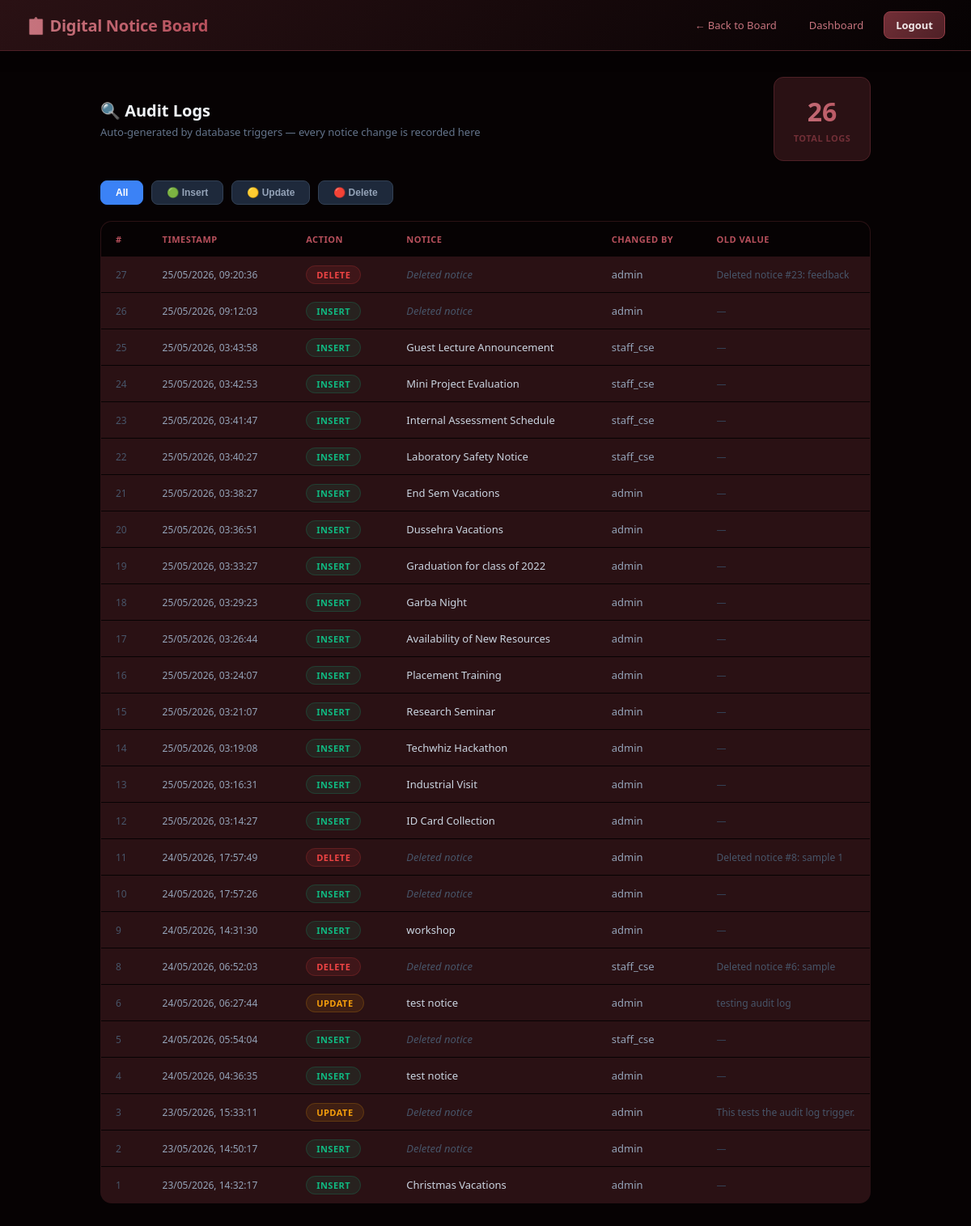
Screenshot of /audit.php (signed in) with the database file from the repository.
### tables this page shows
CREATE TABLE `audit_log` (
  `log_id` int NOT NULL,
  `notice_id` int DEFAULT NULL,
  `action` varchar(50) NOT NULL,
  `changed_by` int DEFAULT NULL,
  `old_value` text,
  `changed_at` timestamp NULL DEFAULT CURRENT_TIMESTAMP
);

CREATE TABLE `users` (
  `user_id` int NOT NULL,
  `username` varchar(50) NOT NULL,
  `email` varchar(100) NOT NULL,
  `password` varchar(255) NOT NULL,
  `role` enum('admin','staff','student') DEFAULT 'student',
  `dept_id` int DEFAULT NULL,
  `created_at` timestamp NULL DEFAULT CURRENT_TIMESTAMP
);

CREATE TABLE `notices` (
  `notice_id` int NOT NULL,
  `user_id` int NOT NULL,
  `dept_id` int DEFAULT NULL,
  `title` varchar(200) NOT NULL,
  `content` text NOT NULL,
  `priority` enum('urgent','normal','low') DEFAULT 'normal',
  `start_date` date NOT NULL,
  `end_date` date DEFAULT NULL,
  `is_active` tinyint(1) DEFAULT '1',
  `created_at` timestamp NULL DEFAULT CURRENT_TIMESTAMP
);

### audit.php (the view, shortened to what this page needs)
<?php
include 'db.php';
$logs = mysqli_query($conn,
    "SELECT al.*, n.title AS notice_title, u.username
     FROM audit_log al
     LEFT JOIN notices n  ON al.notice_id  = n.notice_id
     LEFT JOIN users u    ON al.changed_by = u.user_id
     ORDER BY al.changed_at DESC");
?>
<!DOCTYPE html>
<html lang="en">
<head>
  <link rel="stylesheet" href="style.css">
</head>
<body>
<div class="navbar">
  <h2>📋 Digital Notice Board</h2>
  <div class="nav-links">
    <a href="index.php">← Back to Board</a>
    <a href="dashboard.php">Dashboard</a>
    <a href="logout.php" class="btn-logout">Logout</a>
  </div>
</div>
<div class="container" style="max-width:1000px">
  <div style="display:flex;justify-content:space-between;
              align-items:center;margin-bottom:24px">
    <div>
      <h2 style="font-size:20px;font-weight:700;color:#F1F5F9">
        🔍 Audit Logs
      </h2>
      <p style="font-size:13px;color:#64748B;margin-top:4px">
        Auto-generated by database triggers — every notice change is recorded here
      </p>
    </div>
    <div style="background:#2A1114;border:1px solid #4E2026;
            border-radius:12px;padding:20px;text-align:center;
            min-width:120px;">
      <div style="font-size:32px;font-weight:800;
                  background:linear-gradient(90deg,#C6747E,#B7505C);
                  -webkit-background-clip:text;
                  background-clip:text;color:transparent">
      </div>
      <div style="font-size:11px;color:#722F37;
                  text-transform:uppercase;letter-spacing:0.5px;
                  margin-top:4px;font-weight:600">
        Total Logs
      </div>
    </div>
  </div>
  <div style="display:flex;gap:10px;margin-bottom:20px;flex-wrap:wrap">
    <button onclick="filterTable('ALL')"
      class="filter-btn active" id="btn-ALL">All</button>
    <button onclick="filterTable('INSERT')"
      class="filter-btn" id="btn-INSERT">🟢 Insert</button>
    <button onclick="filterTable('UPDATE')"
      class="filter-btn" id="btn-UPDATE">🟡 Update</button>
    <button onclick="filterTable('DELETE')"
      class="filter-btn" id="btn-DELETE">🔴 Delete</button>
  </div>
  <table class="manage-table" id="auditTable">
    <thead>
      <tr>
        <th>#</th>
        <th>Timestamp</th>
        <th>Action</th>
        <th>Notice</th>
        <th>Changed By</th>
        <th>Old Value</th>
      </tr>
    </thead>
    <tbody>
    <?php while ($row = mysqli_fetch_assoc($logs)): ?>
      <tr class="audit-row" data-action="<?= $row['action'] ?>">
        <td style="color:#475569;font-size:12px">
          <?= $row['log_id'] ?>
        </td>
        <td style="font-size:12px;color:#94A3B8;white-space:nowrap">
          <?= date('d/m/Y, H:i:s', strtotime($row['changed_at'])) ?>
        </td>
        <td>
          <?php
            $action = $row['action'];
            $colors = [
              'INSERT' => ['bg'=>'rgba(16,185,129,0.1)',
                           'color'=>'#10B981',
                           'border'=>'rgba(16,185,129,0.2)'],
              'UPDATE' => ['bg'=>'rgba(245,158,11,0.1)',
                           'color'=>'#F59E0B',
                           'border'=>'rgba(245,158,11,0.2)'],
              'DELETE' => ['bg'=>'rgba(239,68,68,0.1)',
                           'color'=>'#EF4444',
                           'border'=>'rgba(239,68,68,0.2)'],
            ];
            $c = $colors[$action] ?? $colors['INSERT'];
          ?>
          <span style="background:<?= $c['bg'] ?>;
                        color:<?= $c['color'] ?>;
                        border:1px solid <?= $c['border'] ?>;
                        padding:3px 12px;border-radius:20px;
                        font-size:11px;font-weight:800;
                        letter-spacing:0.5px">
            <?= $action ?>
          </span>
        </td>
        <td style="font-size:13px;color:#CBD5E1;max-width:220px">
          <?php if ($row['notice_title']): ?>
            <span title="<?= htmlspecialchars($row['notice_title']) ?>">
              <?= htmlspecialchars(
                    strlen($row['notice_title']) > 40
                    ? substr($row['notice_title'], 0, 40) . '...'
                    : $row['notice_title'])
              ?>
            </span>
          <?php else: ?>
            <span style="color:#475569;font-style:italic">Deleted notice</span>
          <?php endif; ?>
        </td>
        <td style="font-size:13px;color:#94A3B8">
          <?= $row['username'] ?? '<span style="color:#475569">—</span>' ?>
        </td>
        <td style="font-size:12px;color:#475569;max-width:180px">
          <?php if ($row['old_value']): ?>
            <span title="<?= htmlspecialchars($row['old_value']) ?>">
              <?= htmlspecialchars(
                    strlen($row['old_value']) > 35
                    ? substr($row['old_value'], 0, 35) . '...'
                    : $row['old_value'])
              ?>
            </span>
          <?php else: ?>
            <span style="color:#334155">—</span>
          <?php endif; ?>
        </td>
      </tr>
    <?php endwhile; ?>
    </tbody>
  </table>
</div>
</body>
</html>

### style.css (style rules this page uses)
* { margin:0; padding:0; box-sizing:border-box; }
body { font-family: 'Segoe UI', system-ui, sans-serif; background: #060203; color: #f0e8e8; min-height: 100vh; }
.navbar { background: linear-gradient(135deg, #2A1114 0%, #060203 100%); border-bottom: 1px solid #4E2026; padding: 14px 32px; display: flex; justify-content: space-between; align-items: center; position: sticky; top: 0; z-index: 100; backdrop-filter: blur(10px); box-shadow: 0 2px 16px rgba(6,2,3,0.6); }
.navbar h2 { font-size: 20px; font-weight: 700; background: linear-gradient(90deg, #C6747E, #B7505C); -webkit-background-clip: text; background-clip: text; color: transparent; letter-spacing: -0.3px; }
.nav-links { display: flex; gap: 10px; align-items: center; }
.nav-links a { color: #C6747E; text-decoration: none; font-size: 13px; font-weight: 500; padding: 7px 14px; border-radius: 8px; transition: all 0.2s; border: 1px solid transparent; }
.btn-logout { background: linear-gradient(135deg, #722F37, #4E2026) !important; color: #f0e8e8 !important; border: 1px solid #963E48 !important; font-weight: 700 !important; }
.container { max-width: 860px; margin: 32px auto; padding: 0 24px; }
.manage-table { width: 100%; border-collapse: collapse; background: #2A1114; border-radius: 14px; overflow: hidden; border: 1px solid #4E2026; }
.manage-table th { background: #060203; color: #B7505C; padding: 14px 18px; font-size: 11px; font-weight: 700; text-transform: uppercase; letter-spacing: 0.5px; text-align: left; }
.manage-table td { padding: 13px 18px; font-size: 13px; color: #C6747E; border-bottom: 1px solid #060203; }
.manage-table tr:last-child td { border-bottom: none; }
.filter-btn { padding: 7px 18px; border-radius: 8px; border: 1px solid #4E2026; background: #2A1114; color: #B7505C; font-size: 12px; font-weight: 600; cursor: pointer; transition: all 0.2s; }
.filter-btn:hover, .filter-btn.active { background: #722F37; color: #f0e8e8; border-color: #963E48; }

### audit.php (style rules this page uses)
.filter-btn { padding: 7px 18px; border-radius: 8px; border: 1px solid #334155; background: #1E293B; color: #94A3B8; font-size: 12px; font-weight: 600; cursor: pointer; transition: all 0.2s; }
.filter-btn:hover, .filter-btn.active { background: #3B82F6; color: white; border-color: #3B82F6; }

### rows the page displays
audit_log: log_id "27", changed_at "25/05/2026, 09:20:36", action "DELETE", shows "Deleted notice", changed_by.username "admin", old_value "Deleted notice #23: feedback"
audit_log: log_id "26", changed_at "25/05/2026, 09:12:03", action "INSERT", shows "Deleted notice", changed_by.username "admin"
audit_log: log_id "25", changed_at "25/05/2026, 03:43:58", action "INSERT", notice.title "Guest Lecture Announcement", changed_by.username "staff_cse"
audit_log: log_id "24", changed_at "25/05/2026, 03:42:53", action "INSERT", notice.title "Mini Project Evaluation", changed_by.username "staff_cse"
audit_log: log_id "23", changed_at "25/05/2026, 03:41:47", action "INSERT", notice.title "Internal Assessment Schedule", changed_by.username "staff_cse"
audit_log: log_id "22", changed_at "25/05/2026, 03:40:27", action "INSERT", notice.title "Laboratory Safety Notice", changed_by.username "staff_cse"
audit_log: log_id "21", changed_at "25/05/2026, 03:38:27", action "INSERT", notice.title "End Sem Vacations", changed_by.username "admin"
audit_log: log_id "20", changed_at "25/05/2026, 03:36:51", action "INSERT", notice.title "Dussehra Vacations", changed_by.username "admin"
audit_log: log_id "19", changed_at "25/05/2026, 03:33:27", action "INSERT", notice.title "Graduation for class of 2022", changed_by.username "admin"
audit_log: log_id "18", changed_at "25/05/2026, 03:29:23", action "INSERT", notice.title "Garba Night", changed_by.username "admin"
audit_log: log_id "17", changed_at "25/05/2026, 03:26:44", action "INSERT", notice.title "Availability of New Resources", changed_by.username "admin"
audit_log: log_id "16", changed_at "25/05/2026, 03:24:07", action "INSERT", notice.title "Placement Training", changed_by.username "admin"
audit_log: log_id "15", changed_at "25/05/2026, 03:21:07", action "INSERT", notice.title "Research Seminar", changed_by.username "admin"
audit_log: log_id "14", changed_at "25/05/2026, 03:19:08", action "INSERT", notice.title "Techwhiz Hackathon", changed_by.username "admin"
audit_log: log_id "13", changed_at "25/05/2026, 03:16:31", action "INSERT", notice.title "Industrial Visit", changed_by.username "admin"
audit_log: log_id "12", changed_at "25/05/2026, 03:14:27", action "INSERT", notice.title "ID Card Collection", changed_by.username "admin"
audit_log: log_id "11", changed_at "24/05/2026, 17:57:49", action "DELETE", shows "Deleted notice", changed_by.username "admin", old_value "Deleted notice #8: sample 1"
audit_log: log_id "10", changed_at "24/05/2026, 17:57:26", action "INSERT", shows "Deleted notice", changed_by.username "admin"
audit_log: log_id "9", changed_at "24/05/2026, 14:31:30", action "INSERT", notice.title "workshop", changed_by.username "admin"
audit_log: log_id "8", changed_at "24/05/2026, 06:52:03", action "DELETE", shows "Deleted notice", changed_by.username "staff_cse", old_value "Deleted notice #6: sample"
audit_log: log_id "6", changed_at "24/05/2026, 06:27:44", action "UPDATE", notice.title "test notice", changed_by.username "admin", old_value "testing audit log"
audit_log: log_id "5", changed_at "24/05/2026, 05:54:04", action "INSERT", shows "Deleted notice", changed_by.username "staff_cse"
audit_log: log_id "4", changed_at "24/05/2026, 04:36:35", action "INSERT", notice.title "test notice", changed_by.username "admin"
audit_log: log_id "3", changed_at "23/05/2026, 15:33:11", action "UPDATE", shows "Deleted notice", changed_by.username "admin", old_value "This tests the audit log trigger."
audit_log: log_id "2", changed_at "23/05/2026, 14:50:17", action "INSERT", shows "Deleted notice", changed_by.username "admin"
audit_log: log_id "1", changed_at "23/05/2026, 14:32:17", action "INSERT", notice.title "Christmas Vacations", changed_by.username "admin"
